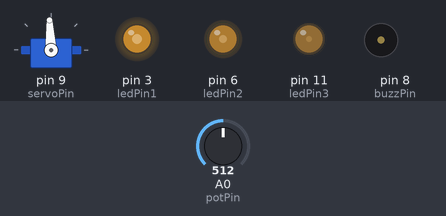
Bench run of a sketch on a simulated Arduino Uno, built with avr-gcc and run on an emulated ATmega328P. On the bench: servo, output pins drawn as LEDs (lit = HIGH), buzzer (waves = sounding, pin HIGH). The test bench sets the inputs (shaded band); at power-on: A0 (potPin) = 512.

Above: at 1.2 s.
1.3 s: A0 (potPin) set to 716
At 2.3 s:
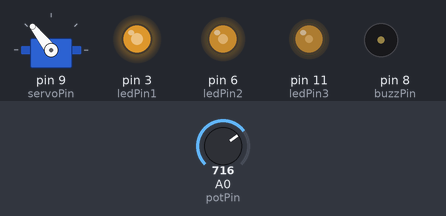
2.8 s: A0 (potPin) set to 900
At 3.4 s:
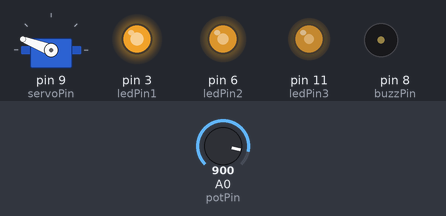
4.3 s: A0 (potPin) set to 1023
At 5.5 s:
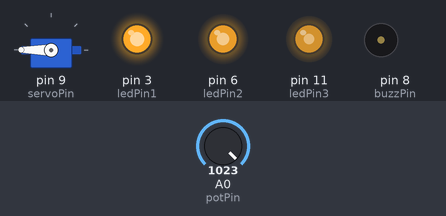
5.8 s: A0 (potPin) set to 306
At 6.9 s:
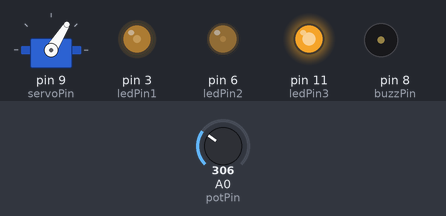
7.3 s: A0 (potPin) set to 122
At 8.0 s:
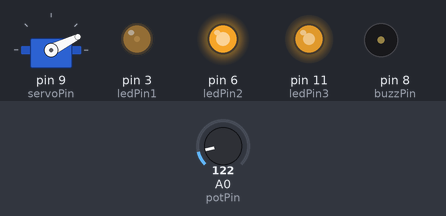
8.8 s: A0 (potPin) set to 511
At 9.2 s:
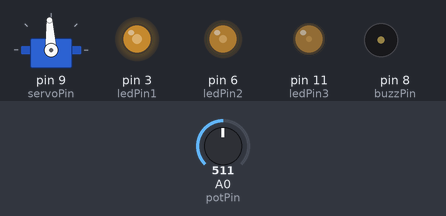
Timing chart, 0 to 11.3 s (numbered marks = the images above; inputs shaded):
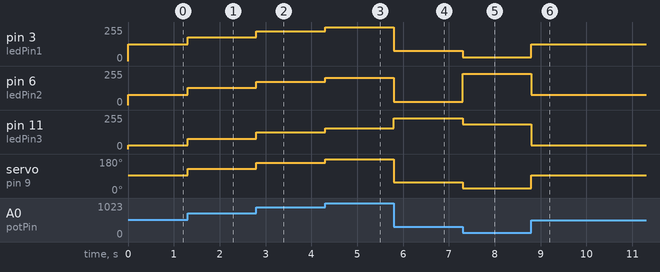

Measured:
- after the input at 1.3 s, pin 3 (ledPin1): 127/255 → 178/255 at once; pin 6 (ledPin2): 77/255 → 128/255 at once; pin 11 (ledPin3): 27/255 → 78/255 at once; servo on pin 9 (servoPin): 93° → 128° at once
- after the input at 2.8 s, pin 3 (ledPin1): 178/255 → 224/255 at once; pin 6 (ledPin2): 128/255 → 174/255 at once; pin 11 (ledPin3): 78/255 → 124/255 at once; servo on pin 9 (servoPin): 128° → 159° at once
- after the input at 4.3 s, pin 3 (ledPin1): 224/255 → 255/255 at once; pin 6 (ledPin2): 174/255 → 205/255 at once; pin 11 (ledPin3): 124/255 → 155/255 at once; servo on pin 9 (servoPin): 159° → 180° at once
- after the input at 5.8 s, pin 3 (ledPin1): 255/255 → 76/255 at once; pin 6 (ledPin2): 205/255 → 26/255 at once; pin 11 (ledPin3): 155/255 → 232/255 at once; servo on pin 9 (servoPin): 180° → 58° at once
- after the input at 7.3 s, pin 3 (ledPin1): 76/255 → 30/255 at once; pin 6 (ledPin2): 26/255 → 236/255 at once; pin 11 (ledPin3): 232/255 → 186/255 at once; servo on pin 9 (servoPin): 58° → 26° at once
- after the input at 8.8 s, pin 3 (ledPin1): 30/255 → 127/255 at once; pin 6 (ledPin2): 236/255 → 77/255 at once; pin 11 (ledPin3): 186/255 → 27/255 at once; servo on pin 9 (servoPin): 26° → 93° at once

The sketch:

Practice_3_For_Midterms.ino
```cpp
// Please import Servo by Michael Margolis, Arduino
#include <Servo.h>

#define NOTE_B0 31
#define NOTE_C1 33
#define NOTE_CS1 35
#define NOTE_D1 37
#define NOTE_DS1 39
#define NOTE_E1 41
#define NOTE_F1 44
#define NOTE_FS1 46
#define NOTE_G1 49
#define NOTE_GS1 52
#define NOTE_A1 55
#define NOTE_AS1 58
#define NOTE_B1 62
#define NOTE_C2 65
#define NOTE_CS2 69
#define NOTE_D2 73
#define NOTE_DS2 78
#define NOTE_E2 82
#define NOTE_F2 87
#define NOTE_FS2 93
#define NOTE_G2 98
#define NOTE_GS2 104
#define NOTE_A2 110
#define NOTE_AS2 117
#define NOTE_B2 123
#define NOTE_C3 131
#define NOTE_CS3 139
#define NOTE_D3 147
#define NOTE_DS3 156
#define NOTE_E3 165
#define NOTE_F3 175
#define NOTE_FS3 185
#define NOTE_G3 196
#define NOTE_GS3 208
#define NOTE_A3 220
#define NOTE_AS3 233
#define NOTE_B3 247
#define NOTE_C4 262
#define NOTE_CS4 277
#define NOTE_D4 294
#define NOTE_DS4 311
#define NOTE_E4 330
#define NOTE_F4 349
#define NOTE_FS4 370
#define NOTE_G4 392
#define NOTE_GS4 415
#define NOTE_A4 440
#define NOTE_AS4 466
#define NOTE_B4 494
#define NOTE_C5 523
#define NOTE_CS5 554
#define NOTE_D5 587
#define NOTE_DS5 622
#define NOTE_E5 659
#define NOTE_F5 698
#define NOTE_FS5 740
#define NOTE_G5 784
#define NOTE_GS5 831
#define NOTE_A5 880
#define NOTE_AS5 932
#define NOTE_B5 988
#define NOTE_C6 1047
#define NOTE_CS6 1109
#define NOTE_D6 1175
#define NOTE_DS6 1245
#define NOTE_E6 1319
#define NOTE_F6 1397
#define NOTE_FS6 1480
#define NOTE_G6 1568
#define NOTE_GS6 1661
#define NOTE_A6 1760
#define NOTE_AS6 1865
#define NOTE_B6 1976
#define NOTE_C7 2093
#define NOTE_CS7 2217
#define NOTE_D7 2349
#define NOTE_DS7 2489
#define NOTE_E7 2637
#define NOTE_F7 2794
#define NOTE_FS7 2960
#define NOTE_G7 3136
#define NOTE_GS7 3322
#define NOTE_A7 3520
#define NOTE_AS7 3729
#define NOTE_B7 3951
#define NOTE_C8 4186
#define NOTE_CS8 4435
#define NOTE_D8 4699
#define NOTE_DS8 4978

int buzzPin = 8; // can be non tilde (if not using volume)

int servoPin = 9; // tilde
Servo servo;

int potPin = A0;

int ledPin1 = 3; // tilde
int ledPin2 = 6; // tilde
int ledPin3 = 11; // tilde
int ledInterval = 750;


// https://youtu.be/9UF5959DOB4
int duration = 3000;
int dot = 1.50;
int melody[] = {
  NOTE_C5, NOTE_B4, NOTE_A4, NOTE_G4, NOTE_E4, NOTE_C5,
  NOTE_B4, NOTE_A4, NOTE_G4, NOTE_E4, NOTE_C4, NOTE_B4,
  NOTE_A4, NOTE_G4, NOTE_E4, NOTE_B3, NOTE_C4, NOTE_B4,
  NOTE_A4, NOTE_G4,

  NOTE_D5, NOTE_C5, NOTE_B4, NOTE_A4, NOTE_F4, NOTE_C5,
  NOTE_B4, NOTE_A4, NOTE_G4, NOTE_F4, NOTE_D4, NOTE_B4,
  NOTE_A4, NOTE_G4, NOTE_E4, NOTE_B3, NOTE_C4, NOTE_B4,
  NOTE_A4, NOTE_G4,

  NOTE_D5, NOTE_C5, NOTE_B4, NOTE_A4, NOTE_F4, NOTE_C5,
  NOTE_B4, NOTE_A4, NOTE_G4, NOTE_F4, NOTE_D4, NOTE_B4,
  NOTE_A4, NOTE_G4, NOTE_E4, NOTE_B3, NOTE_C4, NOTE_C5,
  NOTE_C5,

  NOTE_D5, NOTE_D5, NOTE_D5, NOTE_C5, NOTE_D5, NOTE_D5, NOTE_D5, NOTE_C5,
  NOTE_D5, NOTE_D5, NOTE_D5, NOTE_C5, NOTE_G4,
  NOTE_D5, NOTE_D5, NOTE_D5, NOTE_C5, NOTE_D5, NOTE_D5, NOTE_D5, NOTE_C5,
  NOTE_D5, NOTE_D5, NOTE_D5, NOTE_C5, NOTE_E5, NOTE_D5,

  NOTE_D5, NOTE_C5, NOTE_B4, NOTE_A4, NOTE_F4, NOTE_C5,
  NOTE_B4, NOTE_A4, NOTE_G4, NOTE_F4, NOTE_D4, NOTE_B4,
  NOTE_A4, NOTE_G4, NOTE_E4, NOTE_B3, NOTE_C4, NOTE_C5,
  NOTE_C5

};

float noteDenomination[] =  {
  4 * dot, 8, 8, 8, 8, 8,
  4, 8, 8, 8, 8, 8,
  4, 8, 8, 8, 8, 8,
  2, 2,

  4 * dot, 8, 8, 8, 8, 8,
  4, 8, 8, 8, 8, 8,
  4, 8, 8, 8, 8, 8,
  2, 2,

  4 * dot, 8, 8, 8, 8, 8,
  4, 8, 8, 8, 8, 8,
  4, 8, 8, 8, 8, 8,
  1,

  4, 8, 8, 4, 4, 8, 8, 4,
  4, 8, 8, 4, 2,
  4, 8, 8, 4, 4, 8, 8, 4,
  4, 8, 8, 4, 4, 4,

  4 * dot, 8, 8, 8, 8, 8,
  4, 8, 8, 8, 8, 8,
  4, 8, 8, 8, 8, 8,
  1

};

int size = sizeof(melody) / sizeof(melody[0]);

void setup() {
  // put your setup code here, to run once:
  Serial.begin(9600);

  pinMode(buzzPin, OUTPUT);

  servo.attach(servoPin);

  pinMode(potPin, INPUT);

  pinMode(ledPin1, OUTPUT);
  pinMode(ledPin2, OUTPUT);
  pinMode(ledPin3, OUTPUT);

  // playSong();
}

void loop() {
  // put your main code here, to run repeatedly:

  // Potentiometer
  int potValue = analogRead(potPin); // 0 - 1023

  // LED
  int brightness = map(potValue, 0, 1023, 0, 255);
  dimLED(brightness);

  // Servo
  int microseconds = map(potValue, 0, 1023, 600, 2400);
  servo.writeMicroseconds(microseconds);


  // servo.write(0); // 0 - 180
  // servo.microSeconds(2400); // 600 - 2400

}

void playSong() {
  for (int i = 0; i < size; i++) {
    int noteDuration = duration / noteDenomination[i];
    tone(buzzPin, melody[i], noteDuration);
    delay(noteDuration);
    noTone(buzzPin);
  }
}

void dimLED(int brightness) {
  analogWrite(ledPin1, brightness);
  analogWrite(ledPin2, brightness - 50);
  analogWrite(ledPin3, brightness - 100);}

void blink(int ledStat1, int ledStat2, int ledStat3) {

  digitalWrite(ledPin1, ledStat1);
  delay(ledInterval);
  digitalWrite(ledPin1, ledStat1);
  delay(ledInterval);

  digitalWrite(ledPin2, ledStat2);
  delay(ledInterval);
  digitalWrite(ledPin2, ledStat2);
  delay(ledInterval);

  digitalWrite(ledPin3, ledStat3);
  delay(ledInterval);
  digitalWrite(ledPin3, ledStat3);
  delay(ledInterval);
}
```
